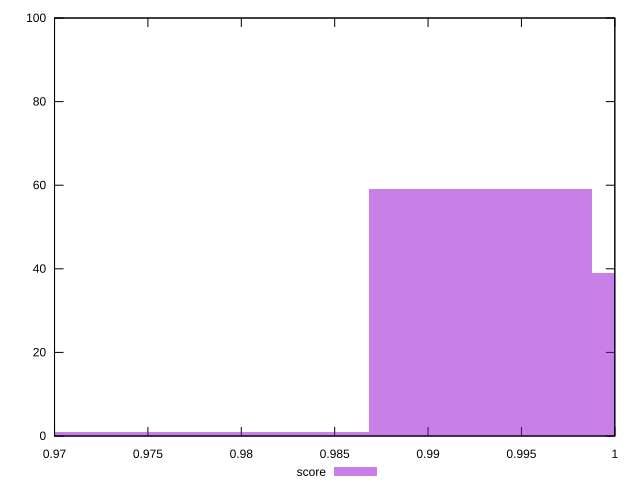

Source code (gnuplot):
reset

$score <<EOF
0.9928001800195507 59
0.9688772841154651 1
1.0047616279715934 39
0.9808387320675079 1
EOF

set key outside below
set boxwidth 0.01196144795204278
set xrange [0.97:1]
set yrange [0:100]
set trange [0:100]
set style fill transparent solid 0.5 noborder
set terminal svg size 640, 490 enhanced background rgb 'white'
set output "report_00016_2021-02-10T13-31-48.338Z/max-potential-fid/samples/pages+cached+noadtech/score/histogram.svg"

plot $score title "score" with boxes

reset
